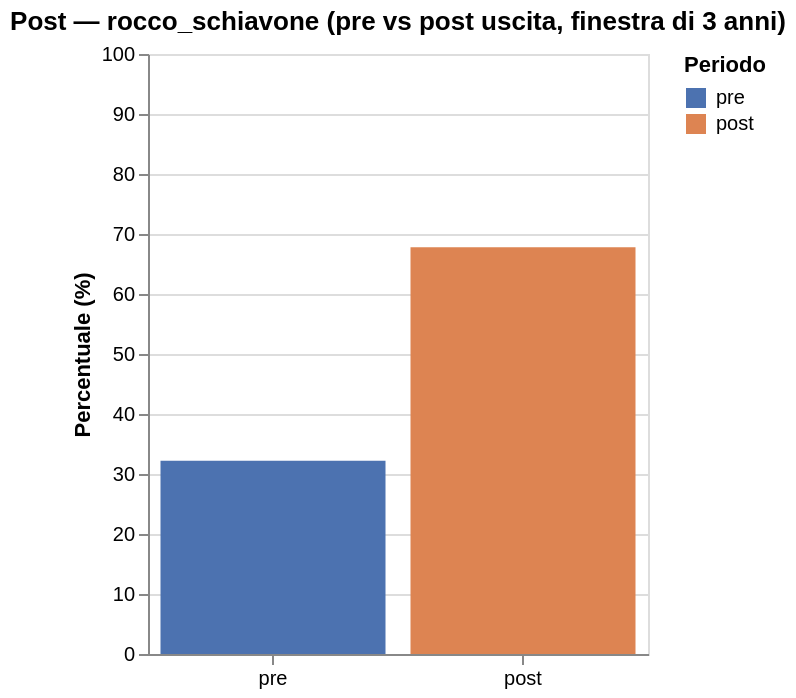

Write the Vega-Lite specification saved for this chart.
### Vega-Lite specification from a JSON file in a GitHub repository (floating-point values rounded to 4 significant figures)
{"config": {"view": {"continuousWidth": 300, "continuousHeight": 300}}, "data": {"name": "data-ec8560bee01c1ca51142d0476f43ca6d"}, "mark": {"type": "bar"}, "encoding": {"color": {"field": "periodo", "scale": {"domain": ["pre", "post"], "range": ["#4C72B0", "#DD8452"]}, "title": "Periodo", "type": "nominal"}, "tooltip": [{"field": "produzione", "type": "nominal"}, {"field": "periodo", "type": "nominal"}, {"field": "percentuale", "format": ".1f", "type": "quantitative"}], "x": {"axis": {"labelAngle": 0}, "field": "periodo", "sort": ["pre", "post"], "title": null, "type": "nominal"}, "y": {"field": "percentuale", "scale": {"domain": [0, 100]}, "title": "Percentuale (%)", "type": "quantitative"}}, "height": 300, "title": "Post — rocco_schiavone (pre vs post uscita, finestra di 3 anni)", "width": 250, "$schema": "https://vega.github.io/schema/vega-lite/v5.20.1.json", "datasets": {"data-ec8560bee01c1ca51142d0476f43ca6d": [{"produzione": "rocco_schiavone", "pre": 47, "post": 99, "tipo_percentuale": "perc_pre", "percentuale": 32.19, "periodo": "pre"}, {"produzione": "rocco_schiavone", "pre": 47, "post": 99, "tipo_percentuale": "perc_post", "percentuale": 67.81, "periodo": "post"}]}}
